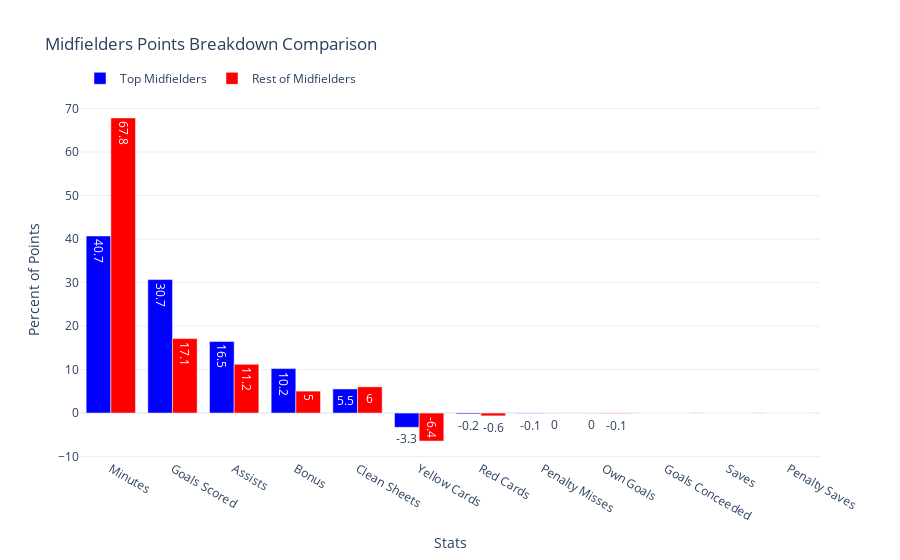

Notebook cell for this chart:
### Markdown cell above
#### 2.3 Midfielders

### Code cell
trace1 = go.Bar(
    x=top_mid_percent.index,
    y=top_mid_percent.values,
    name='Top Midfielders',
    marker_color='blue',
    text=top_mid_percent.values.round(1)
)

trace2 = go.Bar(
    x=rest_mid_percent.index,
    y=rest_mid_percent.values,
    name='Rest of Midfielders',
    marker_color='red',
    text=rest_mid_percent.values.round(1)
)

fig = go.Figure(data=[trace1, trace2])

fig.update_layout(
    barmode='group',
    title_text='Midfielders Points Breakdown Comparison',
    xaxis_title='Stats',
    yaxis_title='Percent of Points',
    legend={'orientation': 'h', 'yanchor': 'top', 'y': 10},
    template='plotly_white'
)

fig.show()

### Figure 1 — Plotly figure (JSON) as saved in the notebook; plotly's stock layout.template omitted (floating-point values rounded to 4 significant figures)
{"data": [{"marker": {"color": "blue"}, "name": "Top Midfielders", "text": [40.7, 30.7, 16.5, 10.2, 5.5, -3.3, -0.2, -0.1, 0, 0, 0, 0], "type": "bar", "x": ["Minutes", "Goals Scored", "Assists", "Bonus", "Clean Sheets", "Yellow Cards", "Red Cards", "Penalty Misses", "Own Goals", "Goals Conceeded", "Saves", "Penalty Saves"], "y": [40.72, 30.69, 16.47, 10.22, 5.541, -3.279, -0.2104, -0.1052, -0.03507, 0, 0, 0]}, {"marker": {"color": "red"}, "name": "Rest of Midfielders", "text": [67.8, 17.1, 11.2, -6.4, 6, 5, -0.6, -0.1, 0, 0, 0, 0], "type": "bar", "x": ["Minutes", "Goals Scored", "Assists", "Yellow Cards", "Clean Sheets", "Bonus", "Red Cards", "Own Goals", "Penalty Misses", "Goals Conceeded", "Saves", "Penalty Saves"], "y": [67.84, 17.12, 11.21, -6.436, 6.026, 5.043, -0.6479, -0.108, -0.0432, 0, 0, 0]}], "layout": {"barmode": "group", "legend": {"orientation": "h", "y": 10, "yanchor": "top"}, "title": {"text": "Midfielders Points Breakdown Comparison"}, "xaxis": {"title": {"text": "Stats"}}, "yaxis": {"title": {"text": "Percent of Points"}}}}
